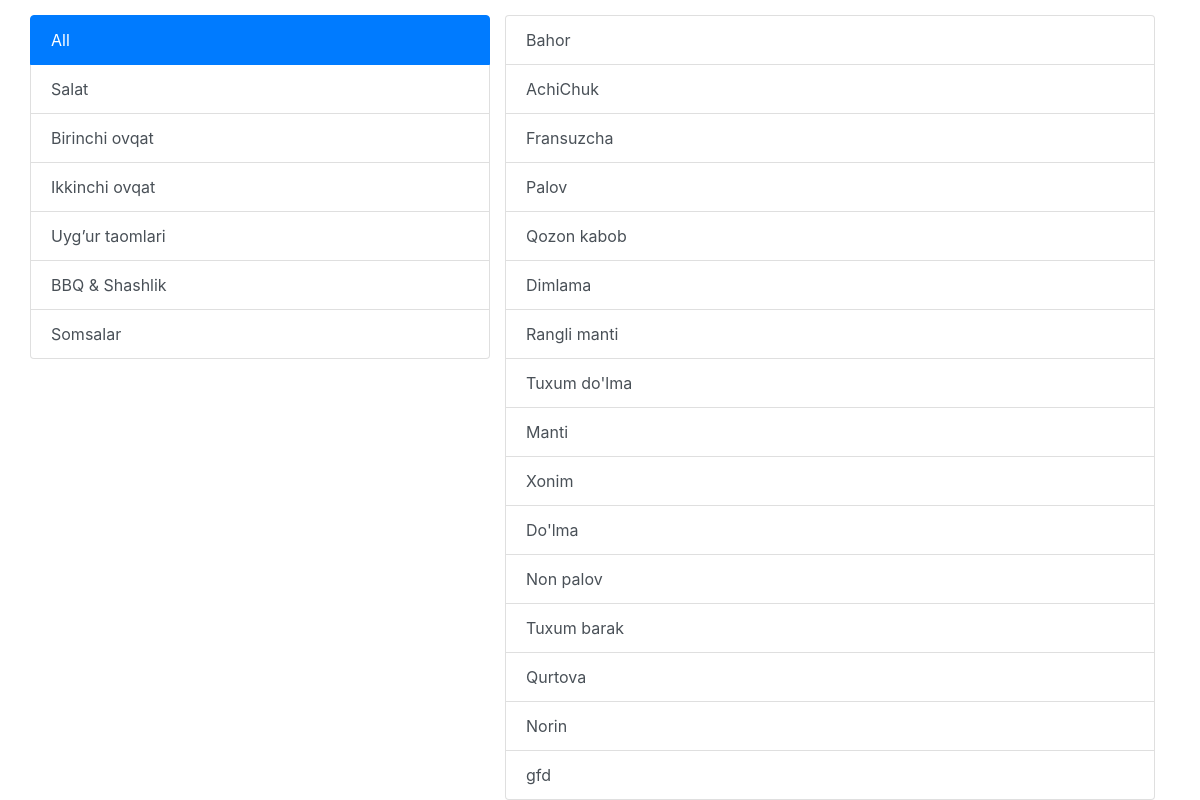
Screenshot of /list/ (signed in) with the database file from the repository.
### restaurant/models.py (models this page shows, shortened)
class Category(models.Model):
    name = models.CharField(max_length=100)
    slug = models.SlugField(max_length=100)
    image = models.ImageField(upload_to='images/category/', blank=True)
    class Meta:
        verbose_name = 'category'
        verbose_name_plural = 'categories'

class Food(models.Model):
    name = models.CharField(max_length=255)
    slug = models.SlugField(max_length=255)
    category = models.ForeignKey(Category,
                                 related_name='foods',
                                 on_delete=models.CASCADE)
    image = models.ImageField(upload_to='images/food/', blank=True)
    def get_absolute_url_admin(self):
        return reverse('restaurant:ingredient', args=[self.category.slug, self.slug])

### restaurant/views.py (the view)
# urls.py: path('list/', views.dashboard, name='dashboard'),
def dashboard(request, category_slug=None):
    if not request.user.is_staff:
        return redirect('restaurant:home')
    foods = Food.objects.all()
    categories = Category.objects.all()
    category = None
    if category_slug:
        category = get_object_or_404(Category, slug=category_slug)
        foods = foods.filter(category=category)
    return render(request, 'restaurant/admin/dashboard.html', {'foods': foods,
                                                               'category': category,
                                                               'categories': categories})

### restaurant/templates/restaurant/admin/dashboard.html (shortened to what this page needs)
<!DOCTYPE html>
<html lang="en">
<head>
    <link rel="stylesheet" href="https://maxcdn.bootstrapcdn.com/bootstrap/4.0.0/css/bootstrap.min.css"
>
</head>
<body>
<div class="container" style="margin-top: 15px">
    <div class="row">
    <div class="list-group col-5">
        <a href="{% url 'restaurant:dashboard' %}" class="list-group-item list-group-item-action {% if not category %}active{% endif %} ">
           All
        </a>
        {% for c in categories %}
        <a href="{% url 'restaurant:list_by_category' c.slug %}" class="list-group-item list-group-item-action {% if category == c %}active{% endif %}">
           {{ c.name }}
        </a>
        {% endfor %}
    </div>
    <div class="list-group col-7">
        {% for food in foods %}
        <a href="{{ food.get_absolute_url_admin }}" class="list-group-item list-group-item-action">
           {{ food.name }}
        </a>
        {% endfor %}
    </div>
    </div>
</div>
</body>
</html>

### rows the page displays
Category: name "Salat"
Category: name "Birinchi ovqat"
Category: name "Ikkinchi ovqat"
Category: name "Uyg’ur taomlari"
Category: name "BBQ & Shashlik"
Category: name "Somsalar"
Food: name "Bahor"
Food: name "AchiChuk"
Food: name "Fransuzcha"
Food: name "Palov"
Food: name "Qozon kabob"
Food: name "Dimlama"
Food: name "Rangli manti"
Food: name "Tuxum do'lma"
Food: name "Manti"
Food: name "Xonim"
Food: name "Do'lma"
Food: name "Non palov"
Food: name "Tuxum barak"
Food: name "Qurtova"
Food: name "Norin"
Food: name "gfd"
